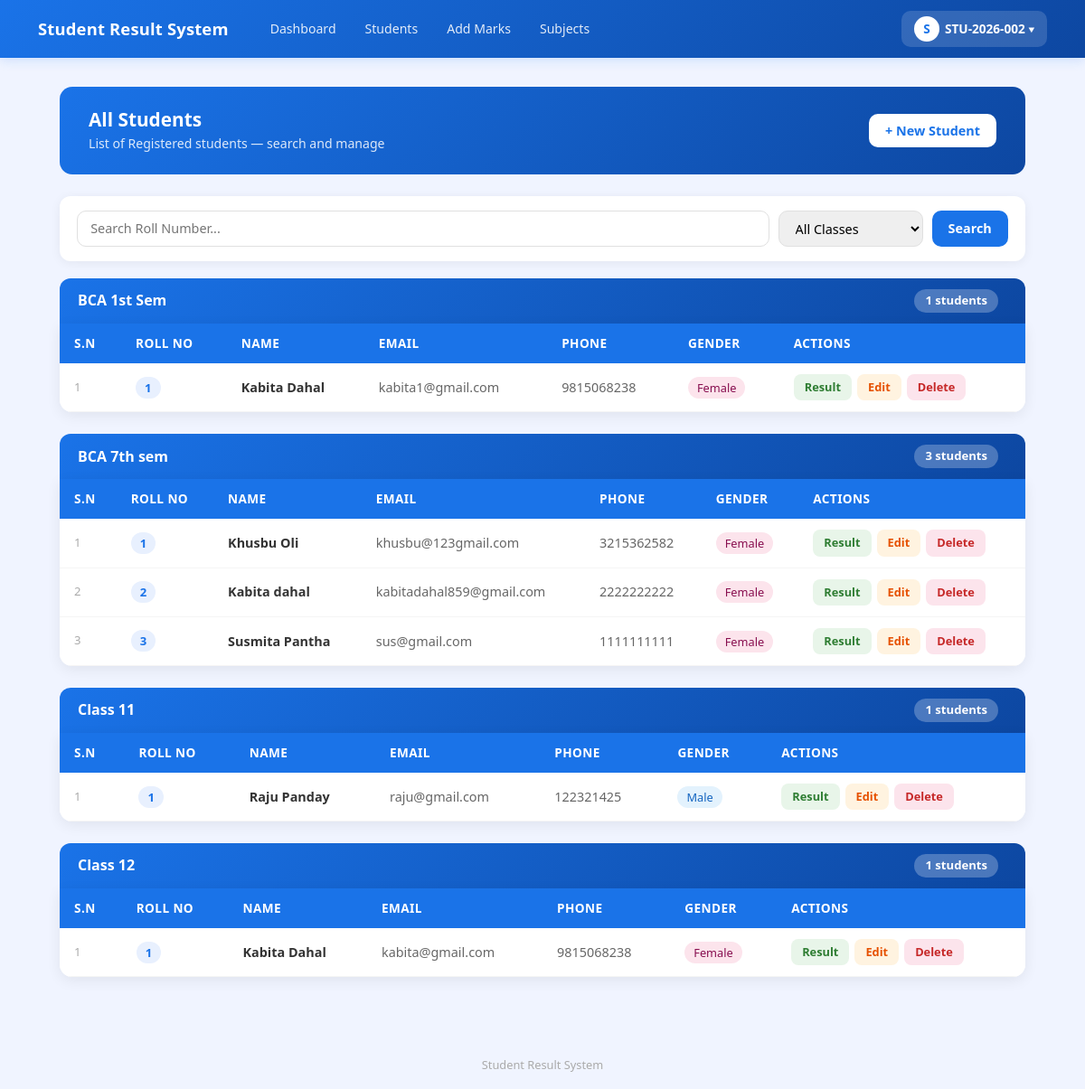
Page /students/ (signed in) on the committed database.
### result/models.py (models this page shows, shortened)
class Class(models.Model):
    name = models.CharField(max_length=20)
    section = models.CharField(max_length=10, blank=True)
    def __str__(self):
        if self.section:
            return f"{self.name} - Section {self.section}"
        return self.name
    class Meta:
        verbose_name_plural = "Classes"
        ordering = ['name', 'section']

class Student(models.Model):
    GENDER_CHOICES = [
        ('Male', 'Male'),
        ('Female', 'Female'),
        ('Other', 'Other'),
    ]
    student_id = models.CharField(
        max_length=20,
        unique=True,
        default=generate_student_id,
        editable=False
    )
    roll_number = models.PositiveIntegerField()
    first_name = models.CharField(max_length=50)
    last_name = models.CharField(max_length=50)
    email = models.EmailField(unique=True)
    phone = models.CharField(max_length=15, validators=[MinLengthValidator(10)])
    gender = models.CharField(max_length=10, choices=GENDER_CHOICES)
    date_of_birth = models.DateField()
    address = models.TextField()
    parent_name = models.CharField(max_length=100, blank=True)
    parent_phone = models.CharField(
    max_length=15,
    validators=[MinLengthValidator(10)]
)
    parent_email = models.EmailField(blank=True)
    class_name = models.ForeignKey(
        Class,
        on_delete=models.CASCADE,
        related_name='students',
        null=True,
        blank=True
    )
    user = models.OneToOneField(
        User,
        on_delete=models.SET_NULL,
        null=True,
        blank=True,
        related_name='student_profile'
    )
    class Meta:
        unique_together = ['roll_number', 'class_name']
        ordering = ['class_name', 'roll_number']

### result/views.py (the view)
# urls.py: path('students/', views.student_list, name='student_list'),
@login_required(login_url='login')
def student_list(request):
    query = request.GET.get('roll', '')
    selected_class = request.GET.get('class_id', '')
    classes = Class.objects.all()
    if query or selected_class:
        students = Student.objects.all()
        if query:
            students = students.filter(roll_number__icontains=query)
        if selected_class:
            students = students.filter(class_name_id=selected_class)
        grouped = None
    else:
        students = None
        grouped = []
        for cls in classes:
            cls_students = Student.objects.filter(class_name=cls)
            if cls_students.exists():
                grouped.append({
                    'class': cls,
                    'students': cls_students
                })
    return render(request, 'result/student_list.html', {
        'students': students,
        'grouped': grouped,
        'query': query,
        'classes': classes,
        'selected_class': selected_class,
    })

### result/templates/result/student_list.html (shortened to what this page needs)
{% extends 'result/base.html' %}
{% block content %}
<div class="page-header">
    <div>
        <h4>All Students</h4>
        <p>List of Registered students — search and manage</p>
    </div>
    <a href="{% url 'add_student' %}" class="btn-add">+ New Student</a>
</div>
<div class="search-card">
    <form method="GET" style="display:flex; gap:10px; flex:1; flex-wrap:wrap;">
        <input type="text" name="roll" value="{{ query }}" class="search-input" placeholder="Search Roll Number...">
        <select name="class_id" class="filter-select">
            <option value="">All Classes</option>
        </select>
        <button type="submit" class="btn-search">Search</button>
    </form>
</div>
{% if students is not None %}
<div class="stat-row">
    <div class="stat-pill">
        <span style="color:#1a73e8;">Total:</span>
        <span>{{ students.count }} students</span>
    </div>
</div>
<div class="table-card-standalone">
    <table class="table">
        <thead>
            <tr>
                <th>S.N</th>
                <th>Roll No</th>
                <th>Name</th>
                <th>Email</th>
                <th>Phone</th>
                <th>Gender</th>
                <th>Class</th>
                <th>Actions</th>
            </tr>
        </thead>
        <tbody>
            {% for student in students %}
            <tr>
                <td style="color:#aaa; font-size:0.82rem;">{{ forloop.counter }}</td>
                <td><span class="roll-badge">{{ student.roll_number }}</span></td>
                <td><strong>{{ student.first_name }} {{ student.last_name }}</strong></td>
                <td style="color:#666;">{{ student.email }}</td>
                <td style="color:#666;">{{ student.phone }}</td>
                <td>
                    <span class="gender-badge
                        {% if student.gender == 'Male' %}gender-male
                        {% elif student.gender == 'Female' %}gender-female
                        {% else %}gender-other{% endif %}">
                        {{ student.gender }}
                    </span>
                </td>
                <td style="color:#666;">{{ student.class_name }}</td>
                <td>
                    <div class="action-btns">
                        <a href="{% url 'student_result' student.pk %}" class="btn-result">Result</a>
                        <a href="{% url 'edit_student' student.pk %}" class="btn-edit">Edit</a>
                        <a href="{% url 'delete_student' student.pk %}" class="btn-delete">Delete</a>
                    </div>
                </td>
            </tr>
            {% empty %}
            <tr>
                <td colspan="8">
                    <div class="empty-state">
                        <div class="icon"> </div>
                        <p>No student found!</p>
                        <a href="{% url 'student_list' %}" class="btn-search"
                            style="text-decoration:none; padding:8px 20px; border-radius:10px;">
                            See all students
                        </a>
                    </div>
                </td>
            </tr>
            {% endfor %}
        </tbody>
    </table>
</div>
{% else %}
{% if grouped %}
{% for group in grouped %}
<div class="class-group">
    <div class="class-header" onclick="toggleClass('class_{{ forloop.counter }}')">
        <h6> {{ group.class }}</h6>
        <div style="display:flex; align-items:center; gap:10px;">
            <span class="count-badge">{{ group.students.count }} students</span>
        </div>
    </div>
    <div class="table-card" id="class_{{ forloop.counter }}">
        <table class="table">
            <thead>
                <tr>
                    <th>S.N</th>
                    <th>Roll No</th>
                    <th>Name</th>
                    <th>Email</th>
                    <th>Phone</th>
                    <th>Gender</th>
                    <th>Actions</th>
                </tr>
            </thead>
            <tbody>
                {% for student in group.students %}
                <tr>
                    <td style="color:#aaa; font-size:0.82rem;">{{ forloop.counter }}</td>
                    <td><span class="roll-badge">{{ student.roll_number }}</span></td>
                    <td><strong>{{ student.first_name }} {{ student.last_name }}</strong></td>
                    <td style="color:#666;">{{ student.email }}</td>
                    <td style="color:#666;">{{ student.phone }}</td>
                    <td>
                        <span class="gender-badge
                                {% if student.gender == 'Male' %}gender-male
                                {% elif student.gender == 'Female' %}gender-female
                                {% else %}gender-other{% endif %}">
                            {{ student.gender }}
                        </span>
                    </td>
                    <td>
                        <div class="action-btns">
                            <a href="{% url 'student_result' student.pk %}" class="btn-result">Result</a>
                            <a href="{% url 'edit_student' student.pk %}" class="btn-edit">Edit</a>
                            <a href="{% url 'delete_student' student.pk %}" class="btn-delete">Delete</a>
                        </div>
                    </td>
                </tr>
                {% endfor %}
            </tbody>
        </table>
    </div>
</div>
{% endfor %}
{% endif %}
{% endif %}
{% endblock %}

### result/templates/result/base.html (shortened to what this page needs)
<!DOCTYPE html>
<html lang="ne">
<head>
    <link href="https://cdn.jsdelivr.net/npm/bootstrap@5.3.0/dist/css/bootstrap.min.css" rel="stylesheet">
    <link href="https://cdn.jsdelivr.net/npm/bootstrap-icons@1.10.0/font/bootstrap-icons.css" rel="stylesheet">
</head>
<body>
    <nav class="navbar navbar-expand-lg">
        <div class="container">
            <a class="navbar-brand text-white" href="{% url 'dashboard' %}">
                Student Result System
            </a>
            {% if user.is_authenticated %}
            <div class="collapse navbar-collapse" id="navMenu">
                <div class="d-flex gap-1 ms-3 flex-wrap align-items-center">
                    <a href="{% url 'dashboard' %}" class="nav-link-btn">Dashboard</a>
                    <a href="{% url 'student_list' %}" class="nav-link-btn">Students</a>
                    <a href="{% url 'add_marks' %}" class="nav-link-btn">Add Marks</a>
                    <a href="{% url 'subject_list' %}" class="nav-link-btn">Subjects</a>
                </div>
                <div class="ms-auto mt-2 mt-lg-0 profile-dropdown">
                    <button class="profile-btn" onclick="toggleDropdown()">
                        <div class="profile-avatar">
                            {{ request.user.username|first|upper }}
                        </div>
                        {{ request.user.username }}
                        ▾
                    </button>
                </div>
            </div>
            {% endif %}
        </div>
    </nav>
    <div class="main-container">
        {% block content %}{% endblock %}
    </div>
    <div class="site-footer">
        Student Result System
    </div>
</body>
</html>

### result/templates/result/base.html (style rules this page uses)
body { background: #f0f4ff; min-height: 100vh; }
.navbar-brand { font-size: 1.15rem; font-weight: 700; letter-spacing: 0.01em; }
.navbar { background: linear-gradient(135deg, #1a73e8, #0d47a1) !important; box-shadow: 0 2px 12px rgba(26, 115, 232, 0.18); padding: 0.75rem 0; }
.nav-link-btn { color: rgba(255, 255, 255, 0.88); font-size: 0.88rem; font-weight: 500; padding: 6px 14px; border-radius: 8px; text-decoration: none; transition: background 0.15s; }
.profile-dropdown { position: relative; }
.profile-btn { background: rgba(255, 255, 255, 0.15); color: white; border: none; border-radius: 10px; padding: 6px 14px; font-size: 0.85rem; font-weight: 600; cursor: pointer; display: flex; align-items: center; gap: 6px; transition: background 0.15s; }
.profile-avatar { width: 28px; height: 28px; background: white; color: #1a73e8; border-radius: 50%; display: flex; align-items: center; justify-content: center; font-weight: 800; font-size: 0.85rem; }
.main-container { max-width: 1100px; margin: 0 auto; padding: 2rem 1rem; }
.site-footer { text-align: center; color: #aaa; font-size: 0.8rem; padding: 2rem 0 1rem; }

### result/templates/result/student_list.html (style rules this page uses)
.page-header { background: linear-gradient(135deg, #1a73e8, #0d47a1); border-radius: 14px; padding: 1.5rem 2rem; color: white; display: flex; align-items: center; justify-content: space-between; flex-wrap: wrap; gap: 1rem; margin-bottom: 1.5rem; }
.page-header h4 { font-size: 1.3rem; font-weight: 700; margin: 0; }
.page-header p { margin: 0.2rem 0 0; opacity: 0.85; font-size: 0.88rem; }
.btn-add { background: white; color: #1a73e8; font-weight: 600; border: none; border-radius: 10px; padding: 8px 18px; text-decoration: none; font-size: 0.9rem; transition: all 0.15s; }
.search-card { background: white; border-radius: 12px; padding: 1rem 1.2rem; box-shadow: 0 2px 12px rgba(0, 0, 0, 0.06); margin-bottom: 1.2rem; display: flex; gap: 10px; flex-wrap: wrap; align-items: center; }
.search-input { border-radius: 10px; border: 1.5px solid #e0e0e0; padding: 8px 14px; font-size: 0.9rem; flex: 1; min-width: 200px; transition: border-color 0.2s; }
.filter-select { border-radius: 10px; border: 1.5px solid #e0e0e0; padding: 8px 14px; font-size: 0.9rem; min-width: 160px; transition: border-color 0.2s; }
.btn-search { background: #1a73e8; color: white; border: none; border-radius: 10px; padding: 8px 18px; font-weight: 600; font-size: 0.9rem; cursor: pointer; transition: opacity 0.15s; }
.class-group { margin-bottom: 1.5rem; }
.class-header { background: linear-gradient(135deg, #1a73e8, #0d47a1); color: white; border-radius: 12px 12px 0 0; padding: 12px 20px; display: flex; align-items: center; justify-content: space-between; cursor: pointer; }
.class-header h6 { margin: 0; font-size: 1rem; font-weight: 700; }
.class-header .count-badge { background: rgba(255, 255, 255, 0.25); padding: 3px 12px; border-radius: 20px; font-size: 0.82rem; font-weight: 600; }
.table-card { background: white; border-radius: 0 0 14px 14px; box-shadow: 0 4px 16px rgba(0, 0, 0, 0.07); overflow: hidden; }
.table { margin: 0; font-size: 0.9rem; }
.table thead th { background: #1a73e8; color: white; font-weight: 600; border: none; padding: 12px 16px; font-size: 0.85rem; text-transform: uppercase; letter-spacing: 0.03em; }
.table tbody tr { border-bottom: 1px solid #f5f5f5; transition: background 0.1s; }
.table tbody td { padding: 12px 16px; vertical-align: middle; color: #333; }
.roll-badge { background: #e8f0fe; color: #1a73e8; font-weight: 700; padding: 3px 10px; border-radius: 20px; font-size: 0.82rem; }
.gender-badge { padding: 3px 10px; border-radius: 20px; font-size: 0.8rem; font-weight: 500; }
.gender-male { background: #e3f2fd; color: #1565c0; }
.gender-female { background: #fce4ec; color: #880e4f; }
.action-btns { display: flex; gap: 6px; flex-wrap: wrap; }
.btn-result { background: #e8f5e9; color: #2e7d32; border: none; border-radius: 8px; padding: 5px 12px; font-size: 0.8rem; font-weight: 600; text-decoration: none; transition: all 0.15s; }
.btn-edit { background: #fff3e0; color: #e65100; border: none; border-radius: 8px; padding: 5px 12px; font-size: 0.8rem; font-weight: 600; text-decoration: none; transition: all 0.15s; }
.btn-delete { background: #fce4ec; color: #c62828; border: none; border-radius: 8px; padding: 5px 12px; font-size: 0.8rem; font-weight: 600; text-decoration: none; transition: all 0.15s; }

### rows in the picture
Class: class "BCA 1st Sem", students.count "1"
Student: roll_number "1", first_name "Kabita", last_name "Dahal", email "kabita1@gmail.com", phone "9815068238", gender "Female"
Class: class "BCA 7th sem", students.count "3"
Student: roll_number "1", first_name "Khusbu", last_name "Oli", email "khusbu@123gmail.com", phone "3215362582", gender "Female"
Student: roll_number "2", first_name "Kabita", last_name "dahal", email "kabitadahal859@gmail.com", phone "2222222222", gender "Female"
Student: roll_number "3", first_name "Susmita", last_name "Pantha", email "sus@gmail.com", phone "1111111111", gender "Female"
Class: class "Class 11", students.count "1"
Student: roll_number "1", first_name "Raju", last_name "Panday", email "raju@gmail.com", phone "122321425", gender "Male"
Class: class "Class 12", students.count "1"
Student: roll_number "1", first_name "Kabita", last_name "Dahal", email "kabita@gmail.com", phone "9815068238", gender "Female"

### other values in the picture
{{ request.user.username|first|upper }} "S"
{{ request.user.username }} "STU-2026-002"
